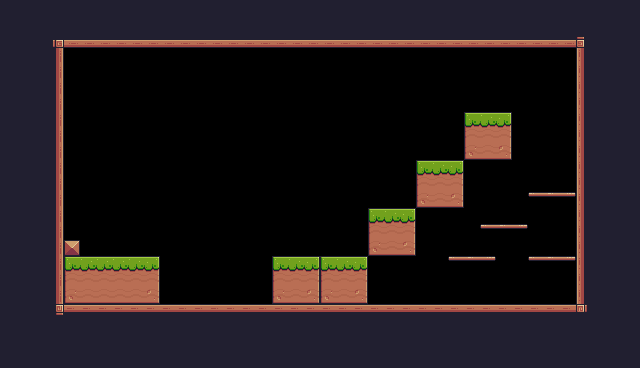

A 2D game scene composited from a Tiled map and its tileset images. What follows is a short description and the map's XML, with every tile layer's data as written:
An orthogonal 40x23 tile map with 16x16 px tiles, 1 tile layer (Background) and 32 objects (14x Fruit, 4x Platform, 2x Saw, Player, Checkpoint).

<map version="1.10" tiledversion="1.11.0" orientation="orthogonal" renderorder="right-down" width="40" height="23" tilewidth="16" tileheight="16" infinite="0" nextlayerid="4" nextobjectid="50">
 <tileset firstgid="1" source="Pixel Adventure.tsx" />
 <layer id="1" name="Background" width="40" height="23">
  <properties>
   <property name="BackgroundColor" value="Blue" />
  </properties>
  <data encoding="csv">
24,24,24,24,24,24,24,24,24,24,24,24,24,24,24,24,24,24,24,24,24,24,24,24,24,24,24,24,24,24,24,24,24,24,24,24,24,24,24,24,
24,24,24,24,24,24,24,24,24,24,24,24,24,24,24,24,24,24,24,24,24,24,24,24,24,24,24,24,24,24,24,24,24,24,24,24,24,24,24,24,
24,24,24,92,134,134,134,134,134,134,134,134,134,134,134,134,134,134,134,134,134,134,134,134,134,134,134,134,134,134,134,134,134,134,134,134,93,24,24,24,
24,24,24,113,0,0,0,0,0,0,0,0,0,0,0,0,0,0,0,0,0,0,0,0,0,0,0,0,0,0,0,0,0,0,0,0,111,24,24,24,
24,24,24,113,0,0,0,0,0,0,0,0,0,0,0,0,0,0,0,0,0,0,0,0,0,0,0,0,0,0,0,0,0,0,0,0,111,24,24,24,
24,24,24,113,0,0,0,0,0,0,0,0,0,0,0,0,0,0,0,0,0,0,0,0,0,0,0,0,0,0,0,0,0,0,0,0,111,24,24,24,
24,24,24,113,0,0,0,0,0,0,0,0,0,0,0,0,0,0,0,0,0,0,0,0,0,0,0,0,0,0,0,0,0,0,0,0,111,24,24,24,
24,24,24,113,0,0,0,0,0,0,0,0,0,0,0,0,0,0,0,0,0,0,0,0,0,0,0,0,0,7,8,9,0,0,0,0,111,24,24,24,
24,24,24,113,0,0,0,0,0,0,0,0,0,0,0,0,0,0,0,0,0,0,0,0,0,0,0,0,0,29,30,31,0,0,0,0,111,24,24,24,
24,24,24,113,0,0,0,0,0,0,0,0,0,0,0,0,0,0,0,0,0,0,0,0,0,0,0,0,0,51,52,53,0,0,0,0,111,24,24,24,
24,24,24,113,0,0,0,0,0,0,0,0,0,0,0,0,0,0,0,0,0,0,0,0,0,0,7,8,9,0,0,0,0,0,0,0,111,24,24,24,
24,24,24,113,0,0,0,0,0,0,0,0,0,0,0,0,0,0,0,0,0,0,0,0,0,0,29,30,31,0,0,0,0,0,0,0,111,24,24,24,
24,24,24,113,0,0,0,0,0,0,0,0,0,0,0,0,0,0,0,0,0,0,0,0,0,0,51,52,53,0,0,0,0,40,41,42,111,24,24,24,
24,24,24,113,0,0,0,0,0,0,0,0,0,0,0,0,0,0,0,0,0,0,0,7,8,9,0,0,0,0,0,0,0,0,0,0,111,24,24,24,
24,24,24,113,0,0,0,0,0,0,0,0,0,0,0,0,0,0,0,0,0,0,0,29,30,31,0,0,0,0,40,41,42,0,0,0,111,24,24,24,
24,24,24,113,35,0,0,0,0,0,0,0,0,0,0,0,0,0,0,0,0,0,0,51,52,53,0,0,0,0,0,0,0,0,0,0,111,24,24,24,
24,24,24,113,7,8,8,8,8,9,0,0,0,0,0,0,0,7,8,9,7,8,9,0,0,0,0,0,40,41,42,0,0,40,41,42,111,24,24,24,
24,24,24,113,29,30,30,30,30,31,0,0,0,0,0,0,0,29,30,31,29,30,31,0,0,0,0,0,0,0,0,0,0,0,0,0,111,24,24,24,
24,24,24,113,51,52,52,52,52,53,0,0,0,0,0,0,0,51,52,53,51,52,53,0,0,0,0,0,0,0,0,0,0,0,0,0,111,24,24,24,
24,24,24,114,90,90,90,90,90,90,90,90,90,90,90,90,90,90,90,90,90,90,90,90,90,90,90,90,90,90,90,90,90,90,90,90,115,24,24,24,
24,24,24,24,24,24,24,24,24,24,24,24,24,24,24,24,24,24,24,24,24,24,24,24,24,24,24,24,24,24,24,24,24,24,24,24,24,24,24,24,
24,24,24,24,24,24,24,24,24,24,24,24,24,24,24,24,24,24,24,24,24,24,24,24,24,24,24,24,24,24,24,24,24,24,24,24,24,24,24,24,
24,24,24,24,24,24,24,24,24,24,24,24,24,24,24,24,24,24,24,24,24,24,24,24,24,24,24,24,24,24,24,24,24,24,24,24,24,24,24,24
</data>
 </layer>
 <objectgroup id="2" name="Spawnpoints">
  <object id="1" name="Mask Dude" type="Player" x="80" y="224" width="32" height="32" />
  <object id="7" name="Saw" type="Saw" x="176" y="288" width="32" height="32">
   <properties>
    <property name="isVertical" type="bool" value="false" />
    <property name="offNeg" type="float" value="1" />
    <property name="offPos" type="float" value="4" />
   </properties>
  </object>
  <object id="10" name="Saw" type="Saw" x="304" y="160" width="32" height="32">
   <properties>
    <property name="isVertical" type="bool" value="true" />
    <property name="offNeg" type="float" value="2" />
    <property name="offPos" type="float" value="4" />
   </properties>
  </object>
  <object id="34" name="Checkpoint" type="Checkpoint" x="352" y="240" width="64" height="64" />
  <object id="36" name="Bananas" type="Fruit" x="160" y="208" width="32" height="32" />
  <object id="37" name="Bananas" type="Fruit" x="176" y="272" width="32" height="32" />
  <object id="38" name="Bananas" type="Fruit" x="128" y="224" width="32" height="32" />
  <object id="39" name="Cherries" type="Fruit" x="272" y="224" width="32" height="32" />
  <object id="40" name="Cherries" type="Fruit" x="304" y="224" width="32" height="32" />
  <object id="41" name="Cherries" type="Fruit" x="336" y="224" width="32" height="32" />
  <object id="42" name="Kiwi" type="Fruit" x="384" y="176" width="32" height="32" />
  <object id="43" name="Kiwi" type="Fruit" x="432" y="128" width="32" height="32" />
  <object id="44" name="Kiwi" type="Fruit" x="480" y="80" width="32" height="32" />
  <object id="45" name="Cherries" type="Fruit" x="528" y="80" width="32" height="32" />
  <object id="46" name="Cherries" type="Fruit" x="528" y="112" width="32" height="32" />
  <object id="47" name="Cherries" type="Fruit" x="528" y="160" width="32" height="32" />
  <object id="48" name="Bananas" type="Fruit" x="544" y="224" width="32" height="32" />
  <object id="49" name="Bananas" type="Fruit" x="448" y="224" width="32" height="32" />
 </objectgroup>
 <objectgroup id="3" name="Collisions">
  <object id="3" x="272" y="256" width="96" height="48" />
  <object id="4" x="64" y="240" width="16" height="16" />
  <object id="5" x="64" y="256" width="96" height="48" />
  <object id="12" x="368" y="208" width="48" height="48" />
  <object id="13" x="416" y="160" width="48" height="48" />
  <object id="14" x="464" y="112" width="48" height="48" />
  <object id="17" type="Platform" x="528" y="192" width="48" height="16" />
  <object id="19" type="Platform" x="480" y="224" width="48" height="16" />
  <object id="20" type="Platform" x="448" y="256" width="48" height="16" />
  <object id="21" type="Platform" x="528" y="256" width="48" height="16" />
  <object id="24" x="64" y="304" width="512" height="16" />
  <object id="30" x="48" y="32" width="16" height="288" />
  <object id="32" x="48" y="32" width="544" height="16" />
  <object id="33" x="576" y="32" width="16" height="288" />
 </objectgroup>
</map>
